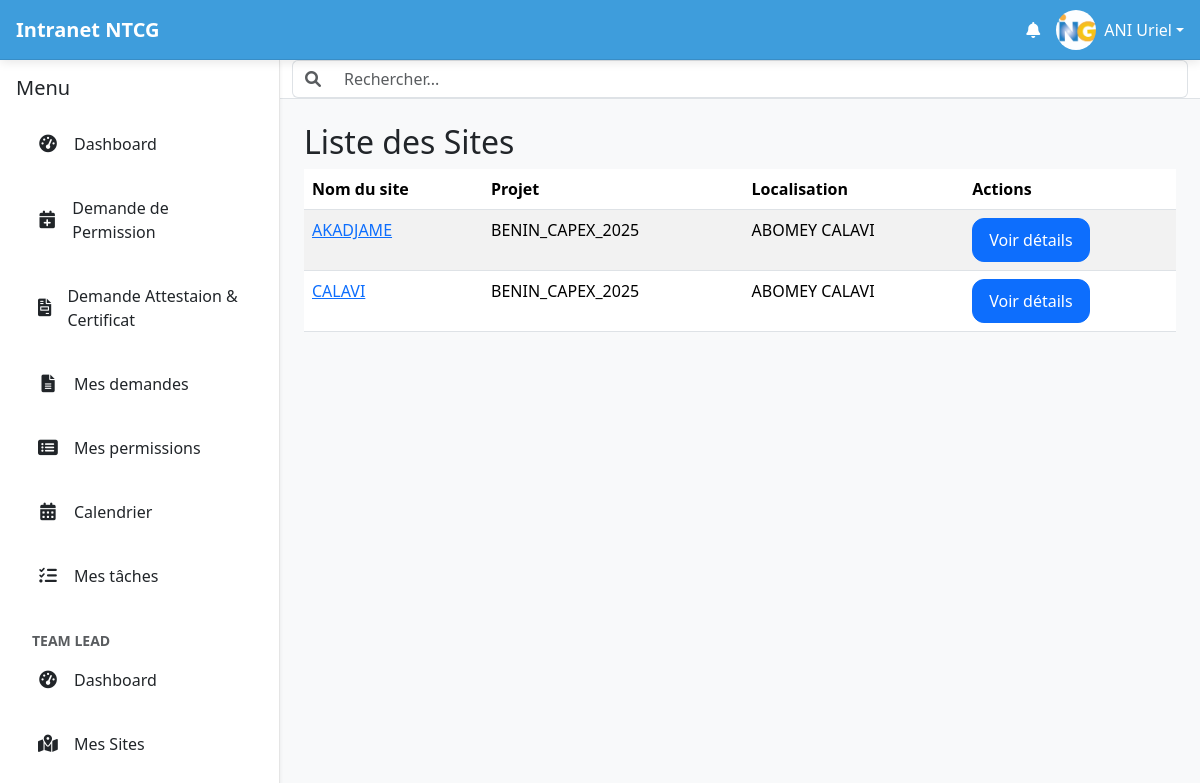
Screenshot of /sites/ (signed in) with the database file from the repository.
### intranet/models.py (models this page shows, shortened)
class User(AbstractUser):
    date_de_naissance = models.DateField(null=True, blank=True)
    nationalite = CountryField(blank=True)
    pays_de_naissance = CountryField(blank=True)
    type_sanguin = models.CharField(max_length=5, blank=True)
    adresse = models.CharField(max_length=255, blank=True)
    telephone_personnel = models.CharField(max_length=20, blank=True)
    piece_type = models.ForeignKey(PieceType, on_delete=models.SET_NULL, null=True, blank=True, verbose_name="Type de pièce d'identité")
    piece_number = models.CharField(max_length=100, blank=True, verbose_name="Numéro de la pièce d'identité")
    personal_email = models.EmailField(blank=True, null=True, verbose_name="Email personnel")
    emergency_contact_name = models.CharField(max_length=255, blank=True, verbose_name="Nom et prénom du contact d'urgence")
    emergency_contact_phone = models.CharField(max_length=20, blank=True, verbose_name="Téléphone du contact d'urgence")
    allergies = models.TextField(blank=True)
    maladies_chroniques = models.TextField(blank=True)
    medicaments = models.TextField(blank=True)
    job_role = models.ForeignKey(JobRole, on_delete=models.SET_NULL, null=True, blank=True)
    departement = models.ForeignKey(Department, on_delete=models.SET_NULL, null=True, blank=True)
    date_embauche = models.DateField(null=True, blank=True)
    professional_email = models.EmailField(blank=True, null=True, verbose_name="Email professionnel")
    contract_type = models.ForeignKey(ContractType, on_delete=models.SET_NULL, null=True, blank=True, verbose_name="Type de contrat")
    isignum = models.CharField(max_length=100, blank=True, verbose_name="Numéro Isignum")
    eritop_id = models.CharField(max_length=100, blank=True, verbose_name="ID Eritop")
    country = models.ForeignKey(Country, on_delete=models.SET_NULL, null=True, blank=True, verbose_name="Pays de l'employé")
    managed_countries = models.ManyToManyField(Country, related_name='managers', blank=True, verbose_name="Pays gérés")
    bank_info = models.ForeignKey(BankInfo, on_delete=models.SET_NULL, null=True, blank=True, verbose_name="Nom de la banque")
    bank_account_number = models.CharField(max_length=50, blank=True, verbose_name="Numéro de compte bancaire")
    cnss = models.CharField(max_length=50, verbose_name="Numéro CNSS/Sécurité Sociale", blank=True)
    dependants = models.TextField(blank=True)
    employee_id = models.CharField(max_length=100, unique=True, blank=True, verbose_name="Numéro de matricule")
    photo_profil = models.ImageField(upload_to='photos_profils/', null=True, blank=True)
    class Meta:
        ordering = ['last_name', 'first_name']
        indexes = [
            models.Index(fields=['last_name', 'first_name']),
            models.Index(fields=['is_active']),
            models.Index(fields=['departement']),
            models.Index(fields=['country']),
            models.Index(fields=['email']),
            models.Index(fields=['is_active', 'country']),
        ]

class Site(models.Model):
    name = models.CharField(max_length=255, verbose_name="Nom du site")
    project = models.ForeignKey('Project', on_delete=models.CASCADE, related_name='sites', verbose_name="Projet")
    team_lead = models.ForeignKey(settings.AUTH_USER_MODEL, on_delete=models.SET_NULL, null=True, blank=True, verbose_name="Team Lead Assigné")
    location = models.CharField(max_length=255, blank=True, null=True, verbose_name="Localisation")
    site_id = models.CharField(max_length=100, unique=True, verbose_name="ID du Site")
    site_area = models.CharField(max_length=100, verbose_name="Site Area", blank=True, null=True)
    phase = models.ForeignKey(Phase, on_delete=models.SET_NULL, null=True, blank=True, verbose_name="Phase")
    batch = models.ForeignKey(Batch, on_delete=models.SET_NULL, null=True, blank=True, verbose_name="Batch")
    project_scope = models.ForeignKey(ProjectScope, on_delete=models.SET_NULL, null=True, blank=True, verbose_name="Portée du projet")
    radio_type = models.ForeignKey(RadioType, on_delete=models.SET_NULL, null=True, blank=True, verbose_name="Type de radio")
    antenna_type = models.ForeignKey(AntennaType, on_delete=models.SET_NULL, null=True, blank=True, verbose_name="Type d'antenne")
    enclosure_type = models.ForeignKey(EnclosureType, on_delete=models.SET_NULL, null=True, blank=True, verbose_name="Type de boîtier")
    bb_ml = models.ForeignKey(BBML, on_delete=models.SET_NULL, null=True, blank=True, verbose_name="BB / ML")
    installation = models.ForeignKey(SiteStatus, on_delete=models.SET_NULL, null=True, blank=True, related_name='installation_sites', verbose_name="Installation")
    integration = models.ForeignKey(SiteStatus, on_delete=models.SET_NULL, null=True, blank=True, related_name='integration_sites', verbose_name="Intégration")
    srs = models.ForeignKey(SiteStatus, on_delete=models.SET_NULL, null=True, blank=True, related_name='srs_sites', verbose_name="SRS")
    imk = models.ForeignKey(SiteStatus, on_delete=models.SET_NULL, null=True, blank=True, related_name='imk_sites', verbose_name="IMK")
    ehs_1 = models.ForeignKey(SiteStatus, on_delete=models.SET_NULL, null=True, blank=True, related_name='ehs1_sites', verbose_name="EHS 1")
    ehs_2 = models.ForeignKey(SiteStatus, on_delete=models.SET_NULL, null=True, blank=True, related_name='ehs2_sites', verbose_name="EHS 2")
    qa = models.ForeignKey(SiteStatus, on_delete=models.SET_NULL, null=True, blank=True, related_name='qa_sites', verbose_name="QA")
    qa_status = models.ForeignKey(QAStatus, on_delete=models.SET_NULL, null=True, blank=True, verbose_name="Statut QA")
    atp = models.ForeignKey(SiteStatus, on_delete=models.SET_NULL, null=True, blank=True, related_name='atp_sites', verbose_name="ATP")
    comment = models.TextField(verbose_name="COMMENT", blank=True, null=True)
    class Meta:
        verbose_name = "Site"
        verbose_name_plural = "Sites"

class Project(models.Model):
    STATUS_CHOICES = [
        ('À FAIRE', 'À faire'),
        ('EN COURS', 'En cours'),
        ('TERMINÉ', 'Terminé'),
    ]
    name = models.CharField(max_length=255, verbose_name="Nom du projet")
    description = models.TextField(verbose_name="Description du projet", blank=True, null=True)
    start_date = models.DateField(verbose_name="Date de début", null=True, blank=True)
    end_date = models.DateField(verbose_name="Date de fin estimée", null=True, blank=True)
    status = models.CharField(max_length=20, choices=STATUS_CHOICES, default='À FAIRE', verbose_name="Statut")
    coordinator = models.ForeignKey(
        settings.AUTH_USER_MODEL,
        on_delete=models.SET_NULL,
        null=True,
        blank=True,
        related_name='managed_projects',
        verbose_name="Coordinateur du projet"
    )
    team_members = models.ManyToManyField(
        settings.AUTH_USER_MODEL,
        related_name='projects',
        verbose_name="Membres de l'équipe"
    )
    country = CountryField(blank=True, verbose_name="Pays du projet")
    created_at = models.DateTimeField(auto_now_add=True)
    updated_at = models.DateTimeField(auto_now=True)
    class Meta:
        verbose_name = "Projet"
        verbose_name_plural = "Projets"

### intranet/views.py (the view)
# urls.py: path('sites/', views.site_list_view, name='site_list'),
@login_required
def site_list_view(request):
    sites = Site.objects.filter(
        tasks__assigned_to=request.user
    ).select_related('project').distinct()
    paginator = Paginator(sites.order_by('name'), 10)
    page_number = request.GET.get('page')
    page_obj = paginator.get_page(page_number)
    return render(request, 'intranet/site_list.html', {'sites': page_obj})

### intranet/context_processors.py (called while the page is built, shortened)
def user_groups(request):
    if request.user.is_authenticated:
        group_names = list(request.user.groups.values_list('name', flat=True))
        return {
            'user_groups': group_names,
            'is_rh': 'Ressources Humaines' in group_names,
            'is_coordinator': 'Coordinateur de Projet' in group_names,
            'is_country_manager': 'Country Manager' in group_names,
            'is_team_lead': 'Team Lead' in group_names,
        }

def unread_notifications(request):
    if request.user.is_authenticated:
       unread_count = Notification.objects.filter(user=request.user, is_read=False).count()
    else:
        unread_count = 0
    return {'unread_notifications_count': unread_count}

### intranet/templatetags/intranet_tags.py (called while the page is built)
@register.filter(name='has_group')
def has_group(user, group_name):
    if user.is_authenticated:
        groups = user.groups.all()
        result = user.groups.filter(name=group_name).exists()
        return result
    return False

### templates/intranet/site_list.html (shortened to what this page needs)
{% extends 'intranet/base.html' %}
{% load static %}
{% block content %}
    <h2>Liste des Sites</h2>
    {% if sites %}
        <table class="table table-striped">
            <thead>
                <tr>
                    <th>Nom du site</th>
                    <th>Projet</th>
                    <th>Localisation</th>
                    <th>Actions</th>
                </tr>
            </thead>
            <tbody>
                {% for site in sites %}
                <tr>
                    <td><a href="{% url 'site_detail' site.id %}">{{ site.name }}</a></td>
                    <td>{{ site.project.name }}</td>
                    <td>{{ site.location|default:"Non spécifiée" }}</td>
                    <td><a href="{% url 'site_detail' site.id %}" class="btn btn-sm btn-primary">Voir détails</a></td>
                </tr>
                {% endfor %}
            </tbody>
        </table>
    {% else %}
        <p>Aucun site ne vous est assigné pour le moment.</p>
    {% endif %}
{% endblock %}

### templates/intranet/base.html (shortened to what this page needs)
{% load static intranet_tags %}
<!doctype html>
<html lang="fr">
<head>
    <link rel="stylesheet" href="https://cdn.jsdelivr.net/npm/bootstrap@5.3.3/dist/css/bootstrap.min.css"
          media="print" onload="this.media='all'">
    <link rel="stylesheet" href="https://cdnjs.cloudflare.com/ajax/libs/font-awesome/6.0.0-beta3/css/all.min.css">
    <link rel="stylesheet" type="text/css" href="https://cdn.datatables.net/2.0.8/css/dataTables.dataTables.css">
</head>
<body>
    <header id="top-header" class="d-flex justify-content-between align-items-center">
        <div class="d-flex align-items-center">
            <a href="{% url 'home_view' %}" class="text-decoration-none text-white d-flex align-items-center">
                <span class="fs-5 fw-bold">Intranet NTCG</span>
            </a>
        </div>
        <div class="d-flex align-items-center">
            <a href="{% url 'notifications' %}" class="text-white me-3 position-relative touch-feedback"
                data-bs-toggle="tooltip" data-bs-placement="bottom" title="Notifications" aria-label="Notifications">
                <i class="fas fa-bell"></i>
            </a>
            <div class="dropdown">
                <a class="text-white d-flex align-items-center text-decoration-none dropdown-toggle touch-feedback" href="#"
                    id="profileDropdown" role="button" data-bs-toggle="dropdown" aria-expanded="false"
                    aria-label="Menu profil">
                    <img src="{% if user.photo_profil %}{{ user.photo_profil.url }}{% else %}{% static 'images/default_profile.png' %}{% endif %}"
                         alt="Avatar de {{ user.get_full_name|default:user.username }}"
                         class="rounded-circle me-2" width="40" height="40" style="object-fit: cover;">
                    <span class="d-none d-sm-inline">{{ user.get_full_name|default:user.username }}</span>
                </a>
            </div>
        </div>
    </header>
    <div id="main-wrapper">
        <nav id="sidebar" class="shadow-sm" aria-label="Menu principal">
            <div class="p-3">
                <div class="d-flex justify-content-between align-items-center mb-3">
                    <h5 class="mb-0">Menu</h5>
                </div>
                <ul class="nav nav-pills flex-column mb-auto" id="sidebar-nav-links">
                   <li class="nav-item">
                        <a href="{% url 'dashboard' %}" class="nav-link {% if request.resolver_match.url_name == 'home_view' %}active{% endif %} touch-feedback">
                            <i class="fas fa-tachometer-alt"></i> Dashboard
                        </a>
                    </li>
                    <li class="nav-item">
                        <a class="nav-link touch-feedback" href="{% url 'submit_leave_request' %}">
                            <i class="fas fa-calendar-plus"></i>
                            <span>Demande de Permission</span>
                        </a>
                    </li>
                    <li class="nav-item">
                        <a class="nav-link touch-feedback" href="{% url 'request_document' %}">
                            <i class="fas fa-file-invoice"></i> Demande Attestaion & Certificat
                        </a>
                    </li>
                    <li class="nav-item">
                        <a class="nav-link touch-feedback" href="{% url 'my_document_requests' %}">
                            <i class="fas fa-file-alt"></i> Mes demandes
                        </a>
                    </li>
                    <li class="nav-item">
                        <a class="nav-link touch-feedback" href="{% url 'my_leave_requests' %}">
                            <i class="fas fa-list-alt"></i>
                            <span>Mes permissions</span>
                        </a>
                    </li>
                    {% if user.is_authenticated %}
                    <li class="nav-item">
                        <a href="#" class="nav-link touch-feedback">
                            <i class="fas fa-calendar-alt"></i> Calendrier
                        </a>
                    </li>
                    <li class="nav-item">
                        <a href="#" class="nav-link touch-feedback">
                            <i class="fas fa-tasks"></i> Mes tâches
                        </a>
                    </li>
                    {% endif %}
                    {% if request.user|has_group:"Team Lead" %}
                    <li class="nav-item mt-3">
                        <small class="text-muted px-3"><strong>TEAM LEAD</strong></small>
                    </li>
                    <li class="nav-item">
                        <a href="{% url 'team_lead_dashboard' %}" class="nav-link {% if request.resolver_match.url_name == 'team_lead_dashboard' %}active{% endif %} touch-feedback">
                            <i class="fas fa-tachometer-alt"></i> Dashboard
                        </a>
                    </li>
                    <li class="nav-item">
                        <a href="{% url 'team_lead_sites' %}" class="nav-link {% if request.resolver_match.url_name == 'team_lead_sites' %}active{% endif %} touch-feedback">
                            <i class="fas fa-map-marked-alt"></i> Mes Sites
                        </a>
                    </li>
                    {% endif %}
                </ul>
            </div>
        </nav>
        <div id="content-area">
            <nav id="top-navbar" class="bg-white border-bottom">
                <div class="container-fluid">
                    <form class="d-flex w-100">
                        <div class="input-group">
                            <span class="input-group-text bg-white border-end-0">
                                <i class="fas fa-search text-muted"></i>
                            </span>
                            <input class="form-control border-start-0" type="search"
                                   placeholder="Rechercher..." aria-label="Search" id="global-search"
                                   style="font-size: 16px;">
                        </div>
                    </form>
                </div>
            </nav>
            <main id="main-content" class="p-3 p-lg-4">
                {% block content %}
                {% endblock %}
            </main>
        </div>
    </div>
</body>
</html>

### rows the page displays
User: get_full_name "ANI Uriel"
Site: name "AKADJAME", project.name "BENIN_CAPEX_2025", location "ABOMEY CALAVI"
Site: name "CALAVI", project.name "BENIN_CAPEX_2025", location "ABOMEY CALAVI"
